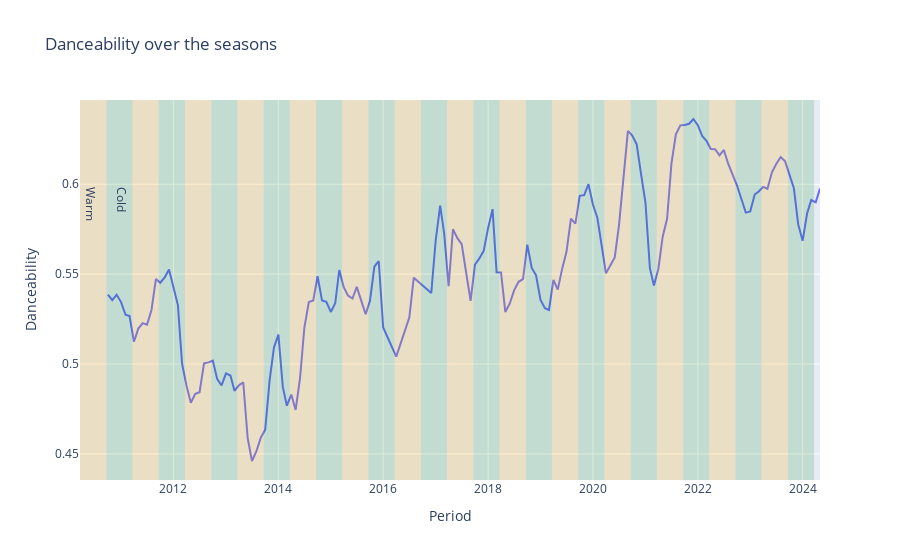

The notebook cell this image was saved under:
### Code cell
#You can try with different features
feauture_selected = "danceability"
fig = px.scatter(history_selection_chart_features.loc[history_selection_chart_features.feature==feauture_selected], trendline="rolling", x="year_month", y="value", trendline_options=dict(window=5),
                labels = {"year_month" : "Period", "value":"Danceability"}, title="Danceability over the seasons")
for i in range(2010, 2024):
    fig.add_vrect(x0=datetime.strptime(f"{i}-03-21", "%Y-%m-%d").timestamp() * 1000, x1=datetime.strptime(f"{i}-09-21", "%Y-%m-%d").timestamp() * 1000, fillcolor="orange", opacity=0.2, line_width=0)
    fig.add_vrect(x0=datetime.strptime(f"{i}-09-21", "%Y-%m-%d").timestamp() * 1000, x1=datetime.strptime(f"{i+1}-03-21", "%Y-%m-%d").timestamp() * 1000, fillcolor="green", opacity=0.15, line_width=0)

fig.add_vrect(x0=datetime.strptime(f"2010-03-21", "%Y-%m-%d").timestamp() * 1000, x1=datetime.strptime(f"2010-09-21", "%Y-%m-%d").timestamp() * 1000, fillcolor="orange", opacity=0, line_width=0)
fig.add_annotation(x=datetime.strptime(f"2010-03-21", "%Y-%m-%d").timestamp() * 1000, y=0.6,
            text="Warm",
            showarrow=False,
            xanchor="left",
            yanchor="top",
            textangle=90)
fig.add_annotation(x=datetime.strptime(f"2010-10-21", "%Y-%m-%d").timestamp() * 1000, y=0.6,
            text="Cold",
            showarrow=False,
            xanchor="left",
            yanchor="top",
            textangle=90)
            
fig.add_vrect(x0=datetime.strptime(f"2010-09-21", "%Y-%m-%d").timestamp() * 1000, x1=datetime.strptime(f"2011-03-21", "%Y-%m-%d").timestamp() * 1000, fillcolor="orange", opacity=0, line_width=0)

fig.data = [t for t in fig.data if t.mode == "lines"]
fig.update_traces(showlegend=True) 
fig.update_layout(showlegend=False)

fig.show()

### Figure 1 — Plotly figure (JSON) as saved in the notebook; plotly's stock layout.template omitted (floating-point values rounded to 4 significant figures; data arrays with more than 128 entries replaced by an {"elided": "..."} marker saying what was removed)
{"data": [{"hovertemplate": "<b>Rolling mean trendline</b><br><br>Period=%{x}<br>Danceability=%{y} <b>(trend)</b><extra></extra>", "legendgroup": "", "marker": {"color": "#636efa", "symbol": "circle"}, "mode": "lines", "name": "", "showlegend": true, "type": "scatter", "x": {"elided": "160 str values"}, "xaxis": "x", "y": {"elided": "160 float values"}, "yaxis": "y"}], "layout": {"annotations": [{"showarrow": false, "text": "Warm", "textangle": 90, "x": 1269126000000, "xanchor": "left", "y": 0.6, "yanchor": "top"}, {"showarrow": false, "text": "Cold", "textangle": 90, "x": 1287612000000, "xanchor": "left", "y": 0.6, "yanchor": "top"}], "legend": {"tracegroupgap": 0}, "shapes": [{"fillcolor": "orange", "line": {"width": 0}, "opacity": 0.2, "type": "rect", "x0": 1269126000000, "x1": 1285020000000, "xref": "x", "y0": 0, "y1": 1, "yref": "y domain"}, {"fillcolor": "green", "line": {"width": 0}, "opacity": 0.15, "type": "rect", "x0": 1285020000000, "x1": 1300662000000, "xref": "x", "y0": 0, "y1": 1, "yref": "y domain"}, {"fillcolor": "orange", "line": {"width": 0}, "opacity": 0.2, "type": "rect", "x0": 1300662000000, "x1": 1316556000000, "xref": "x", "y0": 0, "y1": 1, "yref": "y domain"}, {"fillcolor": "green", "line": {"width": 0}, "opacity": 0.15, "type": "rect", "x0": 1316556000000, "x1": 1332284400000, "xref": "x", "y0": 0, "y1": 1, "yref": "y domain"}, {"fillcolor": "orange", "line": {"width": 0}, "opacity": 0.2, "type": "rect", "x0": 1332284400000, "x1": 1348178400000, "xref": "x", "y0": 0, "y1": 1, "yref": "y domain"}, {"fillcolor": "green", "line": {"width": 0}, "opacity": 0.15, "type": "rect", "x0": 1348178400000, "x1": 1363820400000, "xref": "x", "y0": 0, "y1": 1, "yref": "y domain"}, {"fillcolor": "orange", "line": {"width": 0}, "opacity": 0.2, "type": "rect", "x0": 1363820400000, "x1": 1379714400000, "xref": "x", "y0": 0, "y1": 1, "yref": "y domain"}, {"fillcolor": "green", "line": {"width": 0}, "opacity": 0.15, "type": "rect", "x0": 1379714400000, "x1": 1395356400000, "xref": "x", "y0": 0, "y1": 1, "yref": "y domain"}, {"fillcolor": "orange", "line": {"width": 0}, "opacity": 0.2, "type": "rect", "x0": 1395356400000, "x1": 1411250400000, "xref": "x", "y0": 0, "y1": 1, "yref": "y domain"}, {"fillcolor": "green", "line": {"width": 0}, "opacity": 0.15, "type": "rect", "x0": 1411250400000, "x1": 1426892400000, "xref": "x", "y0": 0, "y1": 1, "yref": "y domain"}, {"fillcolor": "orange", "line": {"width": 0}, "opacity": 0.2, "type": "rect", "x0": 1426892400000, "x1": 1442786400000, "xref": "x", "y0": 0, "y1": 1, "yref": "y domain"}, {"fillcolor": "green", "line": {"width": 0}, "opacity": 0.15, "type": "rect", "x0": 1442786400000, "x1": 1458514800000, "xref": "x", "y0": 0, "y1": 1, "yref": "y domain"}, {"fillcolor": "orange", "line": {"width": 0}, "opacity": 0.2, "type": "rect", "x0": 1458514800000, "x1": 1474408800000, "xref": "x", "y0": 0, "y1": 1, "yref": "y domain"}, {"fillcolor": "green", "line": {"width": 0}, "opacity": 0.15, "type": "rect", "x0": 1474408800000, "x1": 1490050800000, "xref": "x", "y0": 0, "y1": 1, "yref": "y domain"}, {"fillcolor": "orange", "line": {"width": 0}, "opacity": 0.2, "type": "rect", "x0": 1490050800000, "x1": 1505944800000, "xref": "x", "y0": 0, "y1": 1, "yref": "y domain"}, {"fillcolor": "green", "line": {"width": 0}, "opacity": 0.15, "type": "rect", "x0": 1505944800000, "x1": 1521586800000, "xref": "x", "y0": 0, "y1": 1, "yref": "y domain"}, {"fillcolor": "orange", "line": {"width": 0}, "opacity": 0.2, "type": "rect", "x0": 1521586800000, "x1": 1537480800000, "xref": "x", "y0": 0, "y1": 1, "yref": "y domain"}, {"fillcolor": "green", "line": {"width": 0}, "opacity": 0.15, "type": "rect", "x0": 1537480800000, "x1": 1553122800000, "xref": "x", "y0": 0, "y1": 1, "yref": "y domain"}, {"fillcolor": "orange", "line": {"width": 0}, "opacity": 0.2, "type": "rect", "x0": 1553122800000, "x1": 1569016800000, "xref": "x", "y0": 0, "y1": 1, "yref": "y domain"}, {"fillcolor": "green", "line": {"width": 0}, "opacity": 0.15, "type": "rect", "x0": 1569016800000, "x1": 1584745200000, "xref": "x", "y0": 0, "y1": 1, "yref": "y domain"}, {"fillcolor": "orange", "line": {"width": 0}, "opacity": 0.2, "type": "rect", "x0": 1584745200000, "x1": 1600639200000, "xref": "x", "y0": 0, "y1": 1, "yref": "y domain"}, {"fillcolor": "green", "line": {"width": 0}, "opacity": 0.15, "type": "rect", "x0": 1600639200000, "x1": 1616281200000, "xref": "x", "y0": 0, "y1": 1, "yref": "y domain"}, {"fillcolor": "orange", "line": {"width": 0}, "opacity": 0.2, "type": "rect", "x0": 1616281200000, "x1": 1632175200000, "xref": "x", "y0": 0, "y1": 1, "yref": "y domain"}, {"fillcolor": "green", "line": {"width": 0}, "opacity": 0.15, "type": "rect", "x0": 1632175200000, "x1": 1647817200000, "xref": "x", "y0": 0, "y1": 1, "yref": "y domain"}, {"fillcolor": "orange", "line": {"width": 0}, "opacity": 0.2, "type": "rect", "x0": 1647817200000, "x1": 1663711200000, "xref": "x", "y0": 0, "y1": 1, "yref": "y domain"}, {"fillcolor": "green", "line": {"width": 0}, "opacity": 0.15, "type": "rect", "x0": 1663711200000, "x1": 1679353200000, "xref": "x", "y0": 0, "y1": 1, "yref": "y domain"}, {"fillcolor": "orange", "line": {"width": 0}, "opacity": 0.2, "type": "rect", "x0": 1679353200000, "x1": 1695247200000, "xref": "x", "y0": 0, "y1": 1, "yref": "y domain"}, {"fillcolor": "green", "line": {"width": 0}, "opacity": 0.15, "type": "rect", "x0": 1695247200000, "x1": 1710975600000, "xref": "x", "y0": 0, "y1": 1, "yref": "y domain"}, {"fillcolor": "orange", "line": {"width": 0}, "opacity": 0, "type": "rect", "x0": 1269126000000, "x1": 1285020000000, "xref": "x", "y0": 0, "y1": 1, "yref": "y domain"}, {"fillcolor": "orange", "line": {"width": 0}, "opacity": 0, "type": "rect", "x0": 1285020000000, "x1": 1300662000000, "xref": "x", "y0": 0, "y1": 1, "yref": "y domain"}], "showlegend": false, "title": {"text": "Danceability over the seasons"}, "xaxis": {"anchor": "y", "domain": [0, 1], "title": {"text": "Period"}}, "yaxis": {"anchor": "x", "domain": [0, 1], "title": {"text": "Danceability"}}}}
